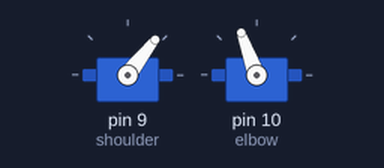
The sketch below on a simulated Arduino Uno, built with avr-gcc and run on an emulated ATmega328P. Parts: 2 × servo.

Above: at 0.1 s.
At 3.5 s:
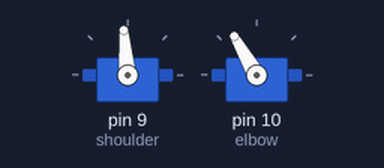
At 8.8 s:
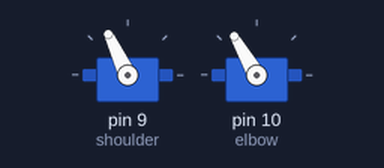
At 10.1 s:
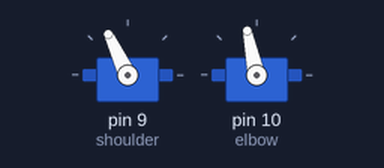
Timing chart, 0 to 24.0 s (numbered marks = the images above):
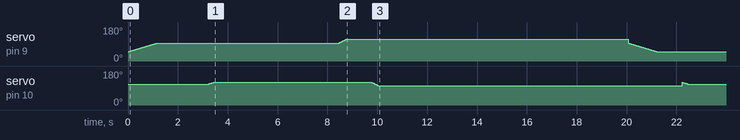

The sketch:

shoulder_elbow.ino
```cpp
#include <Servo.h>


Servo shoulder;

Servo elbow;

void setup()

{

  shoulder.attach(9);

  elbow.attach(10);

  int s_d=49;

  int e_d=110;

  int s_f=95;

  int e_f=120;

  int s_f2=115;

  int e_f2=102;

  shoulder.write(s_d);

  elbow.write(e_d);

  //delay(1000);

  if(s_d<s_f)

  {

  for(int i=s_d;i<=s_f;i++)//shoulder movement-default to pos1

  {shoulder.write(i);

  delay(25);

  }

  }

  else

  {

  for(int i=s_d;i>=s_f;i--)//shoulder movement-default to pos1

  {shoulder.write(i);

  delay(25);

  }

  }

  delay(2000);

  if(e_d<e_f)

  {

  for(int i=e_d;i<=e_f;i++)//elbow movement-default to pos1

  {elbow.write(i);

  delay(25);

  }

  }

  else

  {

  for(int i=e_d;i>=e_f;i--)//elbow movement-default to pos1

  {elbow.write(i);

  delay(25);

  }

  }


  delay(5000);

  if(s_f<s_f2)

  {

  for(int i=s_f;i<=s_f2;i++)//shoulder movement-pos1 to pos2

  {shoulder.write(i);

  delay(15);

  }

  }

  else

  {

  for(int i=s_f;i>=s_f2;i--)//shoulder movement-pos1 to pos2

  {shoulder.write(i);

  delay(15);

  }

  }

  delay(1000);

  if(e_f<e_f2)

  {

  for(int i=e_f;i<=e_f2;i++)//elbow movement-pos1 to pos2

  {elbow.write(i);

  delay(15);

  }

  }

  else

  {

  for(int i=e_f;i>=e_f2;i--)//elbow movement-pos1 to pos2

  {elbow.write(i);

  delay(15);

  }

  }


  delay(10000);

  if(s_f<s_d)

  {

  for(int i=s_f;i<=s_d;i++)//shoulder movement-pos1 to default

  {shoulder.write(i);

  delay(25);

  }

  }

  else

  {

  for(int i=s_f;i>=s_d;i--)//shoulder movement-pos1 to default

  {shoulder.write(i);

  delay(25);

  }

  }

  delay(1000);

  if(e_f<e_d)

  {

  for(int i=e_f;i<=e_d;i++)//elbow movement-pos1 to default

  {elbow.write(i);

  delay(25);

  }

  }

  else

  {

  for(int i=e_f;i>=e_d;i--)//elbow movement-pos1 to default

  {elbow.write(i);

  delay(25);

  }

  }


  // set servo to mid-point

}


void loop()

{


}
```
